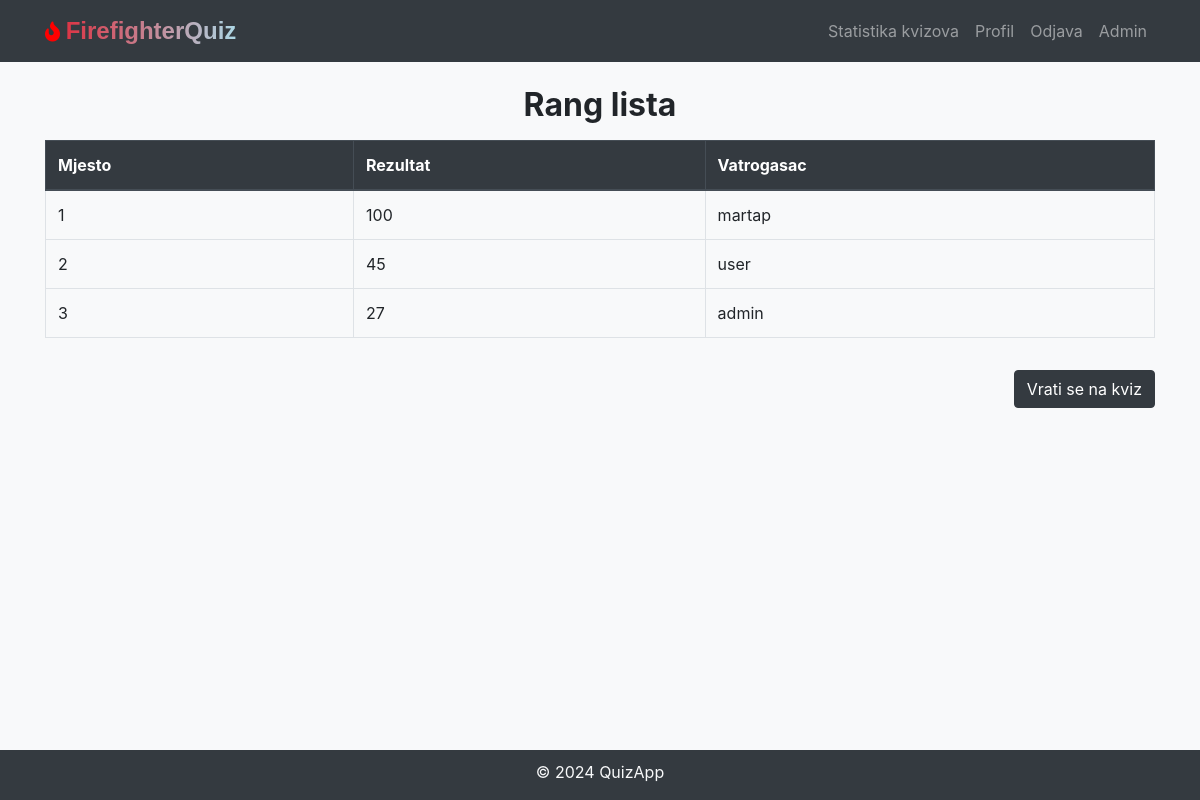
Screenshot of /highscores/1 (signed in) with the database file from the repository.
### models.py (models this page shows, shortened)
class User(db.Model, UserMixin):
    id = db.Column(db.Integer, primary_key=True)
    username = db.Column(db.String(20), unique=True, nullable=False)
    first_name = db.Column(db.String(50), nullable=False)
    last_name = db.Column(db.String(50), nullable=False)
    email = db.Column(db.String(120), unique=True, nullable=False)
    password_hash = db.Column(db.String(128), nullable=False)
    quiz_scores = db.relationship('QuizScore', backref='user', lazy=True)
    is_admin = db.Column(db.Boolean, default=False, nullable=False)

### views.py (the view)
@views_app.route('/highscores/<int:quiz_id>')
@login_required
def highscores(quiz_id):
    high_scores = db.session.query(
        User.username,
        func.max(QuizScore.score).label('max_score'),
        func.max(QuizScore.date).label('max_date')
    ).join(QuizScore, User.id == QuizScore.user_id). \
        filter(QuizScore.quiz_id == quiz_id). \
        group_by(User.username). \
        order_by(func.max(QuizScore.score).desc()).limit(10).all()
    return render_template('highscores.html', quiz_id=quiz_id, high_scores=high_scores)

### models.py (called while the page is built)
@login_manager.user_loader
def load_user(user_id):
    return User.query.get(int(user_id))

### templates/highscores.html (shortened to what this page needs)
<!DOCTYPE html>
<html lang="en">
<head>
    <link rel="stylesheet" href="https://maxcdn.bootstrapcdn.com/bootstrap/4.5.2/css/bootstrap.min.css">
    <link rel="stylesheet" href="{{ url_for('static', filename='css/styles-quiz.css') }}">
    <link rel="stylesheet" href="{{ url_for('static', filename='css/styles.css') }}">
    <link rel="stylesheet" href="https://cdnjs.cloudflare.com/ajax/libs/font-awesome/5.15.1/css/all.min.css"  />
</head>
<body>
{% include 'navbar.html' %}
<div class="container mt-4">
    <h1 class="quiz-title">Rang lista</h1>
    <table class="table table-bordered table-hover mt-3">
        <thead class="thead-dark">
        <tr>
            <th scope="col">Mjesto</th>
            <th scope="col">Rezultat</th>
            <th scope="col">Vatrogasac</th>
        </tr>
        </thead>
        <tbody>
        {% for high_score in high_scores %}
            <tr>
                <td>{{ loop.index }}</td>
                <td>{{ high_score.max_score }}</td>
                <td>{{ high_score.username }}</td>
            </tr>
        {% endfor %}
        </tbody>
    </table>
    <div class="float-right mt-3" id="backBtn">
        <a href="{{ url_for('views.quiz', quiz_id=quiz_id) }}" class="btn btn-dark">Vrati se na kviz</a>
    </div>
</div>
{% include 'footer.html' %}
</body>
</html>

### static/css/styles-quiz.css (style rules this page uses)
body { background-color: #f8f9fa; }
.quiz-title { font-size: 2rem; font-weight: bold; text-align: center; }
.mt-3 { margin-top: 20px; }

### static/css/styles.css (style rules this page uses)
body { padding-bottom: 70px; }

### rows the page displays
User: max_score "100", username "martap"
User: max_score "45", username "user"
User: max_score "27", username "admin"
